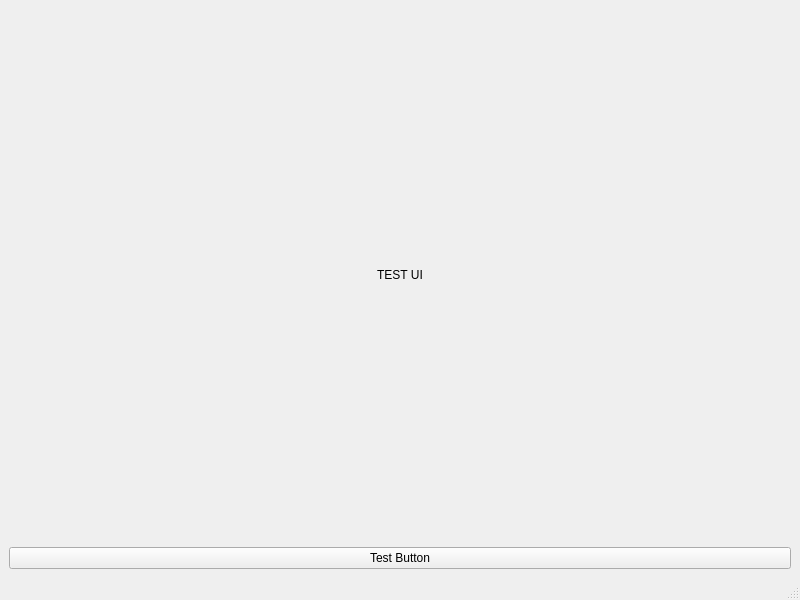
<?xml version="1.0" encoding="UTF-8"?>
<ui version="4.0">
 <class>MainWindow</class>
 <widget class="QMainWindow" name="MainWindow">
  <property name="geometry">
   <rect>
    <x>0</x>
    <y>0</y>
    <width>800</width>
    <height>600</height>
   </rect>
  </property>
  <property name="windowTitle">
   <string>MainWindow</string>
  </property>
  <widget class="QWidget" name="centralwidget">
   <layout class="QVBoxLayout" name="verticalLayout">
    <item>
     <widget class="QLabel" name="label">
      <property name="sizeIncrement">
       <size>
        <width>0</width>
        <height>0</height>
       </size>
      </property>
      <property name="layoutDirection">
       <enum>Qt::LeftToRight</enum>
      </property>
      <property name="autoFillBackground">
       <bool>false</bool>
      </property>
      <property name="text">
       <string>TEST UI</string>
      </property>
      <property name="textFormat">
       <enum>Qt::RichText</enum>
      </property>
      <property name="scaledContents">
       <bool>false</bool>
      </property>
      <property name="alignment">
       <set>Qt::AlignCenter</set>
      </property>
     </widget>
    </item>
    <item>
     <widget class="QPushButton" name="pushButton">
      <property name="mouseTracking">
       <bool>false</bool>
      </property>
      <property name="text">
       <string>Test Button</string>
      </property>
     </widget>
    </item>
   </layout>
  </widget>
  <widget class="QMenuBar" name="menubar">
   <property name="geometry">
    <rect>
     <x>0</x>
     <y>0</y>
     <width>800</width>
     <height>26</height>
    </rect>
   </property>
  </widget>
  <widget class="QStatusBar" name="statusbar"/>
 </widget>
 <resources/>
 <connections/>
</ui>
